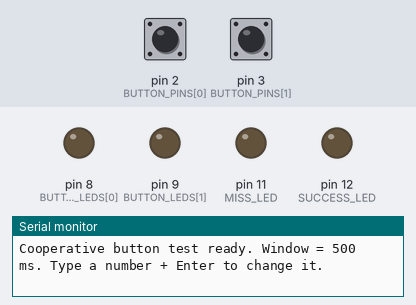
The sketch below on a simulated Arduino Uno, built with avr-gcc and run on an emulated ATmega328P. Parts: output pins drawn as LEDs (lit = HIGH), the last lines printed to the serial monitor. Inputs (shaded band) come from the test bench; at power-on: pin 2 (BUTTON_PINS[0]) HIGH, pin 3 (BUTTON_PINS[1]) HIGH.

Above: at 1.2 s.
1.3 s: pin 2 (BUTTON_PINS[0]) pulled LOW for 0.15 s
At 1.97 s:
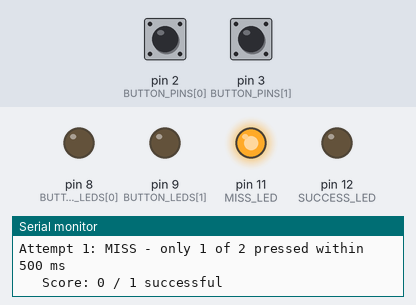
3.6 s: pin 3 (BUTTON_PINS[1]) pulled LOW for 0.15 s
At 3.69 s:
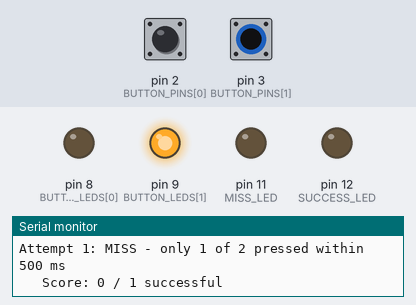
5.2 s: pin 2 (BUTTON_PINS[0]) pulled LOW for 1 s
At 5.6 s:
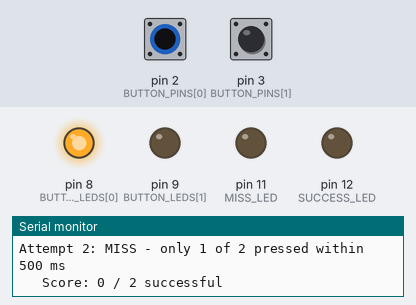
7.7 s: pin 3 (BUTTON_PINS[1]) pulled LOW for 1 s
At 8.37 s:
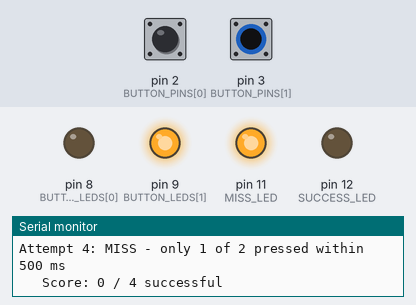
11.7 s: pin 2 (BUTTON_PINS[0]) pulled LOW for 3.2 s
At 12.37 s:
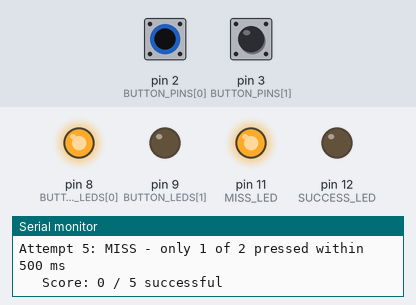
Timing chart, 0 to 16.4 s (numbered marks = the images above; inputs shaded):
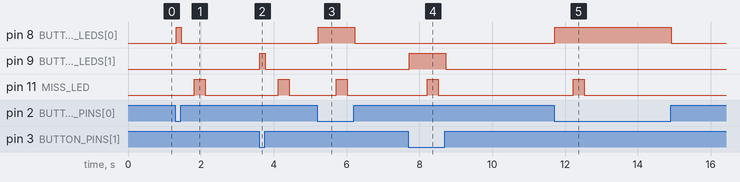

Measured:
- after the input at 1.3 s, pin 8 (BUTTON_LEDS[0]): LOW → HIGH at once, → LOW 0.15 s later; pin 11 (MISS_LED): LOW → HIGH after 0.52 s, → LOW 0.30 s later
- after the input at 3.6 s, pin 9 (BUTTON_LEDS[1]): LOW → HIGH at once, → LOW 0.15 s later; pin 11 (MISS_LED): LOW → HIGH after 0.52 s, → LOW 0.30 s later
- after the input at 5.2 s, pin 8 (BUTTON_LEDS[0]): LOW → HIGH at once, → LOW 1.0 s later; pin 11 (MISS_LED): LOW → HIGH after 0.52 s, → LOW 0.30 s later
- after the input at 7.7 s, pin 9 (BUTTON_LEDS[1]): LOW → HIGH at once, → LOW 1.0 s later; pin 11 (MISS_LED): LOW → HIGH after 0.52 s, → LOW 0.30 s later
- after the input at 11.7 s, pin 8 (BUTTON_LEDS[0]): LOW → HIGH at once, → LOW 3.2 s later; pin 11 (MISS_LED): LOW → HIGH after 0.52 s, → LOW 0.30 s later

The sketch:

cooperative_buttons_2p.ino
```cpp
// MetamorphUs: Cooperative button test V1, TWO-BUTTON version (Arduino Uno)
// Two people must each press their button within WINDOW_MS of each other.
//   Both in time -> green LED turns on (success).
//   Window runs out first -> red LED blinks (miss).
// Each button also has its own LED, so every person can see their press registered.
// Every attempt is printed to the Serial Monitor (115200 baud) with its timing.
// Type a number in the Serial Monitor (e.g. 300) and press Enter to change the window live.

const int NUM_BUTTONS = 2;
const int BUTTON_PINS[NUM_BUTTONS] = {2, 3};        // each button: pin -> button -> GND
const int BUTTON_LEDS[NUM_BUTTONS] = {8, 9};      // lights while that button is held
const int SUCCESS_LED = 12;                       // green
const int MISS_LED = 11;                          // red

unsigned long windowMs = 500;              // how close together the presses must be
const unsigned long SUCCESS_SHOW_MS = 2000;  // how long the green LED stays on
const unsigned long MISS_SHOW_MS = 300;      // how long the red LED blinks
const unsigned long DEBOUNCE_MS = 20;        // ignores the electrical "bounce" of a button

bool isPressed[NUM_BUTTONS];         // debounced state
bool lastReading[NUM_BUTTONS];
unsigned long lastChange[NUM_BUTTONS];

bool inAttempt = false;              // an attempt starts at the first press
unsigned long attemptStart = 0;
bool pressedThisAttempt[NUM_BUTTONS];
unsigned long pressOffset[NUM_BUTTONS];  // ms after the first press
int attempts = 0;
int successes = 0;

void setup() {
  Serial.begin(115200);
  for (int i = 0; i < NUM_BUTTONS; i++) {
    pinMode(BUTTON_PINS[i], INPUT_PULLUP);  // pressed reads LOW
    pinMode(BUTTON_LEDS[i], OUTPUT);
  }
  pinMode(SUCCESS_LED, OUTPUT);
  pinMode(MISS_LED, OUTPUT);
  Serial.print("Cooperative button test ready. Window = ");
  Serial.print(windowMs);
  Serial.println(" ms. Type a number + Enter to change it.");
}

void loop() {
  unsigned long now = millis();
  readWindowFromSerial();

  for (int i = 0; i < NUM_BUTTONS; i++) {
    bool reading = digitalRead(BUTTON_PINS[i]) == LOW;
    if (reading != lastReading[i]) {
      lastReading[i] = reading;
      lastChange[i] = now;
    }
    if (now - lastChange[i] >= DEBOUNCE_MS && reading != isPressed[i]) {
      isPressed[i] = reading;
      digitalWrite(BUTTON_LEDS[i], reading ? HIGH : LOW);
      if (reading) onPress(i, now);  // only a new press counts, not holding it down
    }
  }

  if (inAttempt && now - attemptStart > windowMs) {
    attempts++;
    Serial.print("Attempt ");
    Serial.print(attempts);
    Serial.print(": MISS - only ");
    Serial.print(countPressed());
    Serial.print(" of ");
    Serial.print(NUM_BUTTONS);
    Serial.print(" pressed within ");
    Serial.print(windowMs);
    Serial.println(" ms");
    printScore();
    inAttempt = false;
    digitalWrite(MISS_LED, HIGH);
    delay(MISS_SHOW_MS);
    digitalWrite(MISS_LED, LOW);
  }
}

void onPress(int i, unsigned long now) {
  if (!inAttempt) {
    inAttempt = true;
    attemptStart = now;
    for (int j = 0; j < NUM_BUTTONS; j++) pressedThisAttempt[j] = false;
  }
  if (pressedThisAttempt[i]) return;  // pressing your own button twice doesn't help
  pressedThisAttempt[i] = true;
  pressOffset[i] = now - attemptStart;

  if (countPressed() == NUM_BUTTONS) {
    attempts++;
    successes++;
    Serial.print("Attempt ");
    Serial.print(attempts);
    Serial.print(": SUCCESS - all ");
    Serial.print(NUM_BUTTONS);
    Serial.print(" pressed within ");
    Serial.print(now - attemptStart);
    Serial.print(" ms (window ");
    Serial.print(windowMs);
    Serial.print(" ms). Press times after first press:");
    for (int j = 0; j < NUM_BUTTONS; j++) {
      Serial.print("  B");
      Serial.print(j + 1);
      Serial.print("=");
      Serial.print(pressOffset[j]);
    }
    Serial.println();
    printScore();
    inAttempt = false;
    digitalWrite(SUCCESS_LED, HIGH);
    delay(SUCCESS_SHOW_MS);
    digitalWrite(SUCCESS_LED, LOW);
  }
}

int countPressed() {
  int n = 0;
  for (int j = 0; j < NUM_BUTTONS; j++) if (pressedThisAttempt[j]) n++;
  return n;
}

void printScore() {
  Serial.print("   Score: ");
  Serial.print(successes);
  Serial.print(" / ");
  Serial.print(attempts);
  Serial.println(" successful");
}

void readWindowFromSerial() {
  if (Serial.available() > 0) {
    long v = Serial.parseInt();
    while (Serial.available() > 0) Serial.read();  // clear the rest of the line
    if (v > 0) {
      windowMs = v;
      Serial.print("Window set to ");
      Serial.print(windowMs);
      Serial.println(" ms");
    }
  }
}
```
